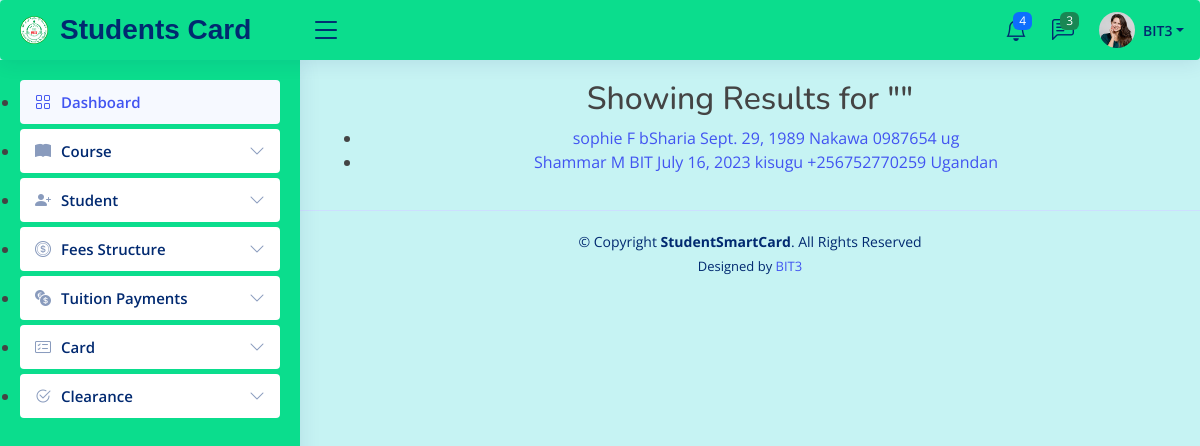
The app's page /search/ with its own data.
### Cards/models.py (models this page shows, shortened)
class Student(models.Model):
    GENDER_OPTIONS=[
        ("M", "Male"),
        ("F","Female"),
    ]
    MARITAL_STATUS_OPTIONS=[
        ("M","Married"),
        ("S","Single"),
    ]
    SESSION_OPTIONS = [
        ("Day","Day"),
       ("Evening", "Evening"),
        ("Weekend", "Weekend"),
    ]
    student_name = models.CharField(max_length = 50, null= True, blank= True)
    gender = models.CharField(max_length=2, choices=GENDER_OPTIONS)
    course = models.ForeignKey(Course,on_delete=models.CASCADE)
    session = models.CharField(max_length = 8, choices = SESSION_OPTIONS ,null= True, blank= True)
    date_of_birth = models.DateField(auto_now = False)
    address = models.CharField(max_length = 25, null= True, blank= True)
    religion = models.CharField(max_length=20)
    telephone_no = models.CharField(max_length = 15)
    nationality = models.CharField(max_length = 20,null= True, blank= True)
    marital_status = models.CharField(max_length=2, choices= MARITAL_STATUS_OPTIONS)

class Course(models.Model):
    YEAR = [
        ("1", "1yr"),
        ("2", "2yr"),
        ("3", "3yr"),
        ("4", "4yr"),
    ]
    course_name = models.CharField(max_length=20)
    faculty = models.CharField(max_length=50)
    course_code = models.CharField(max_length=20)
    duration = models.CharField(max_length=20,choices = YEAR)
    def __str__(self):
        return self.course_name

### Cards/views.py (the view)
# urls.py: path('search/',search_views, name='search_students_page')
def search_views(request):
       query = request.GET.get('query', '')
       results = Student.objects.filter(Q(student_name__contains = query))
       context = {
        'query': query,
        'results': results,
    }
       return render(request, 'search_results.html', context)

### Cards/templates/search_results.html
{% extends './base2.html' %}
{% load crispy_forms_tags %}
{% block content %}
<center>
    <h2>Showing Results for "{{ query }}"</h2>
        <ul>
            {% for result in results %}
                <li> <a href ="{% url 'add_student_page' %}" >
                    {{ result.student_name }}
                    {{ result.gender }} {{ result.course }} {{ result.date_of_birth }}
                    {{ result.address }} {{ result.telephone_no }}
                    {{ result.nationality }}</a></li>
            {% empty %}
                <li>No results found.</li>
            {% endfor %}
        </ul>
</center>
{% endblock %}

### Cards/templates/base2.html (shortened to what this page needs)
<!DOCTYPE html>
<html lang="en">
{% load static  %}
<head>
  <link href="{% static 'assets/vendor/bootstrap/css/bootstrap.min.css' %}" rel="stylesheet">
  <link href="{% static 'assets/vendor/bootstrap-icons/bootstrap-icons.css' %}" rel="stylesheet">
  <link href="{% static 'assets/vendor/boxicons/css/boxicons.min.css' %}" rel="stylesheet">
  <link href="{% static 'assets/vendor/quill/quill.snow.css' %}" rel="stylesheet">
  <link href="{% static 'assets/vendor/quill/quill.bubble.css' %}" rel="stylesheet">
  <link href="{% static 'assets/vendor/remixicon/remixicon.css' %}" rel="stylesheet">
  <link href="{% static 'assets/vendor/simple-datatables/style.css' %}" rel="stylesheet">
  <link href="{% static 'assets/css/style.css' %}" rel="stylesheet">
</head>
<body>
  <header id="header" class="header fixed-top d-flex align-items-center">
    <div class="d-flex align-items-center justify-content-between">
      <a href="#" class="logo d-flex align-items-center">
        <img src="{% static 'assets/img/logo.png' %}" alt="favicon.png">
        <span class="d-none d-lg-block">Students Card</span>
      </a>
      <i class="bi bi-list toggle-sidebar-btn"></i>
    </div>
    <nav class="header-nav ms-auto">
      <ul class="d-flex align-items-center">
        <li class="nav-item dropdown">
          <a class="nav-link nav-icon" href="#" data-bs-toggle="dropdown">
            <i class="bi bi-bell"></i>
            <span class="badge bg-primary badge-number">4</span>
          </a>
        </li>
        <li class="nav-item dropdown">
          <a class="nav-link nav-icon" href="#" data-bs-toggle="dropdown">
            <i class="bi bi-chat-left-text"></i>
            <span class="badge bg-success badge-number">3</span>
          </a>
        </li>
        <li class="nav-item dropdown pe-3">
          <a class="nav-link nav-profile d-flex align-items-center pe-0" href="#" data-bs-toggle="dropdown">
            <img src="{% static 'assets/img/profile.jpg' %}" alt="Profile" class="rounded-circle">
            <span class="d-none d-md-block dropdown-toggle ps-2">BIT3</span>
          </a>
        </li>
      </ul>
    </nav>
  </header>
  <aside id="sidebar" class="sidebar">
    <ul class="sidebar-nav" id="sidebar-nav">
      <li class="nav-item">
        <a class="nav-link " href="{% url 'index_page' %}">
          <i class="bi bi-grid"></i>
          <span>Dashboard</span>
        </a>
      </li>
      <li class="nav-item">
        <a class="nav-link collapsed" data-bs-target="#components-nav" data-bs-toggle="collapse" href="{% url 'add_course_page' %}">
          <i class="bi bi-book-fill"></i><span>Course</span><i class="bi bi-chevron-down ms-auto"></i>
        </a>
      </li>
      <li class="nav-item">
        <a class="nav-link collapsed" data-bs-target="#forms-nav" data-bs-toggle="collapse" href="{% url 'add_student_page' %}">
          <i class="bi bi-person-plus-fill"></i><span>Student</span><i class="bi bi-chevron-down ms-auto"></i>
        </a>
      </li>
      <li class="nav-item">
        <a class="nav-link collapsed" data-bs-target="#tables-nav" data-bs-toggle="collapse" href="{% url 'add_feesstructure_page' %}">
          <i class="bi bi-coin"></i><span>Fees Structure</span><i class="bi bi-chevron-down ms-auto"></i>
        </a>
      </li>
      <li class="nav-item">
        <a class="nav-link collapsed" data-bs-target="#charts-nav" data-bs-toggle="collapse" href="{% url 'add_tuitionpayment_page' %}">
          <i class="bi bi-currency-exchange"></i><span>Tuition Payments</span><i class="bi bi-chevron-down ms-auto"></i>
        </a>
      </li>
      <li class="nav-item">
        <a class="nav-link collapsed" data-bs-target="#icons-nav" data-bs-toggle="" href="{% url 'add_card_page' %}">
          <i class="bi bi-card-checklist"></i><span>Card</span><i class="bi bi-chevron-down ms-auto"></i>
        </a>
      <li class="nav-item">
          <a class="nav-link collapsed" data-bs-target="#icons-nav" data-bs-toggle="collapse" href="{% url 'add_clearance_page' %}">
            <i class="bi bi-check2-circle"></i><span>Clearance</span><i class="bi bi-chevron-down ms-auto"></i>
          </a>
  </aside>
  <main id="main" class="main">
    <div class="pagetitle">
      {% block content %}
      {% endblock content %}
    </div>
  </main>
  <footer id="footer" class="footer">
    <div class="copyright">
      &copy; Copyright <strong><span>StudentSmartCard</span></strong>. All Rights Reserved
    </div>
    <div class="credits">
      Designed by <a href="https://bootstrapmade.com/">BIT3</a>
    </div>
  </footer>
</body>
</html>

### static/assets/css/style.css (style rules this page uses)
:root { scroll-behavior: smooth; }
body { font-family: "Open Sans", sans-serif; background: #c6f3f3; color: #444444; }
a { color: #4154f1; text-decoration: none; }
h1, h2, h3, h4, h5, h6 { font-family: "Nunito", sans-serif; }
#main { margin-top: 60px; padding: 20px 30px; transition: all 0.3s; }
.pagetitle { margin-bottom: 10px; }
.logo { line-height: 1; }
@media (min-width: 1200px) { .logo { width: 280px; } }
.logo img { max-height: 28px; margin-right: 12px; }
.logo span { font-size: 28px; font-weight: 700; justify-content: center; color: #012970; font-family: Arial, Helvetica, sans-serif; }
.header { transition: all 0.5s; z-index: 997; border-radius: 4px; height: 60px; box-shadow: 0px 2px 20px rgba(1, 41, 112, 0.1); background-color: #0bdd8d; padding-left: 20px; }
.header .toggle-sidebar-btn { font-size: 32px; padding-left: 10px; cursor: pointer; color: #012970; }
.header-nav ul { list-style: none; }
.header-nav>ul { margin: 0; padding: 0; }
.header-nav .nav-icon { font-size: 22px; color: #012970; margin-right: 25px; position: relative; }
.header-nav .nav-profile { color: #012970; }
.header-nav .nav-profile img { max-height: 36px; }
.header-nav .nav-profile span { font-size: 14px; font-weight: 600; }
.header-nav .badge-number { position: absolute; inset: -2px -5px auto auto; font-weight: normal; font-size: 12px; padding: 3px 6px; }
.sidebar { position: fixed; top: 60px; left: 0; bottom: 0; width: 300px; z-index: 996; transition: all 0.3s; padding: 20px; overflow-y: auto; scrollbar-width: thin; scrollbar-color: #aab7cf transparent; box-shadow: 0px 0px 20px rgba(1, 41, 112, 0.1); background-color: #0bdd8d; }
@media (min-width: 1200px) { #main, #footer { margin-left: 300px; } }
.sidebar-nav { padding: 0; margin: 0; list-style: none; }
.sidebar-nav li { padding: 0; margin: 0; list-style: disc; }
.sidebar-nav .nav-item { margin-bottom: 5px; }
.sidebar-nav .nav-link { display: flex; align-items: center; font-size: 15px; font-weight: 600; color: #4154f1; transition: 0.3; background: #f6f9ff; padding: 10px 15px; border-radius: 4px; }
.sidebar-nav .nav-link i { font-size: 16px; margin-right: 10px; color: #4154f1; }
.sidebar-nav .nav-link.collapsed { color: #012970; background: #fff; }
.sidebar-nav .nav-link.collapsed i { color: #899bbd; }
.sidebar-nav .nav-link .bi-chevron-down { margin-right: 0; transition: transform 0.2s ease-in-out; }
.footer { padding: 20px 0; font-size: 14px; transition: all 0.3s; border-top: 1px solid #cddfff; }
.footer .copyright { text-align: center; color: #012970; }
.footer .credits { padding-top: 5px; text-align: center; font-size: 13px; color: #012970; }

### records on screen
Student: student_name "sophie", gender "F", course "bSharia", date_of_birth "Sept. 29, 1989", address "Nakawa", telephone_no "0987654", nationality "ug"
Student: student_name "Shammar", gender "M", course "BIT", date_of_birth "July 16, 2023", address "kisugu", telephone_no "+256752770259", nationality "Ugandan"
